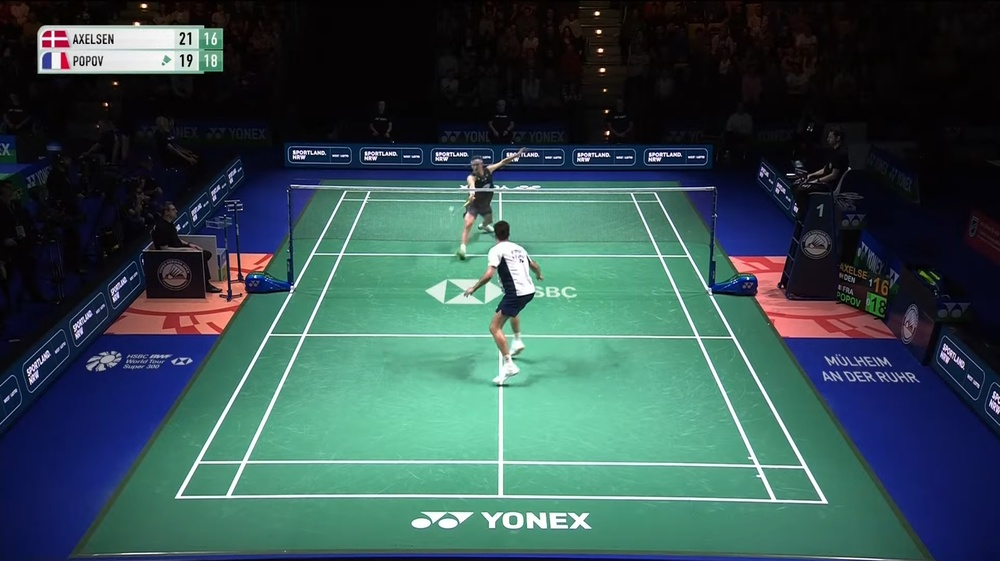
#> input picture templates/gameplay_template_original.jpg, 1000 x 561 px, shrunk from 2500 x 1402 before the run
$ python process_to_grayscale.py
#> lines starting #> are read from the running program, lines starting #| are printed output that depends on the picture
import cv2

# Load your original screenshot
original_image = cv2.imread("templates/gameplay_template_original.jpg")
#> original_image is the input picture: shape (561, 1000, 3); mean B, G, R 79.8, 78.9, 52.9

# Convert to grayscale
gray_image = cv2.cvtColor(original_image, cv2.COLOR_BGR2GRAY)
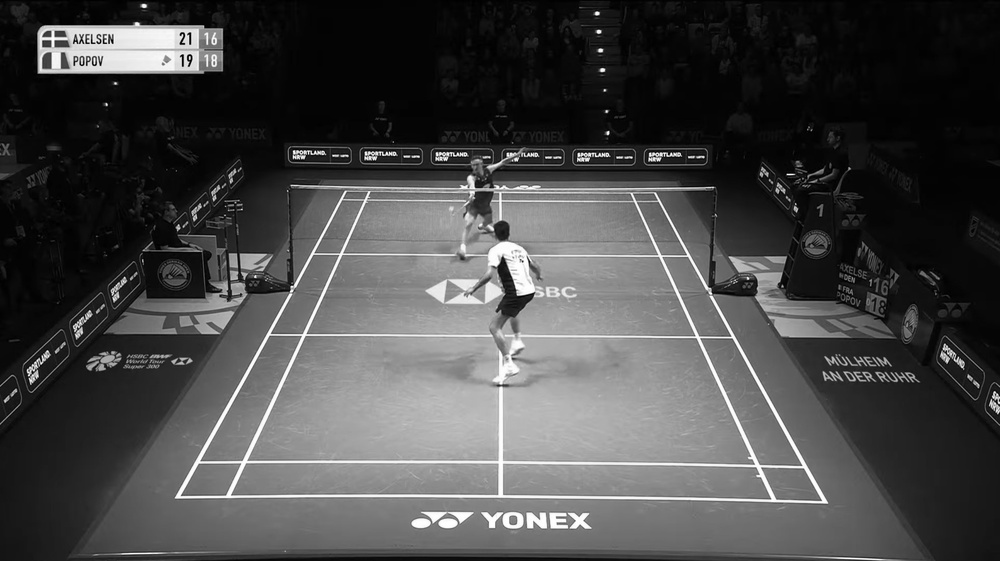
#> gray_image: shape (561, 1000); min 0, max 255, mean 71.2

# Save the grayscale version
cv2.imwrite("templates/gameplay_template_gray.jpg", gray_image)

print("Grayscale template saved as 'templates/gameplay_template_gray.jpg'")
